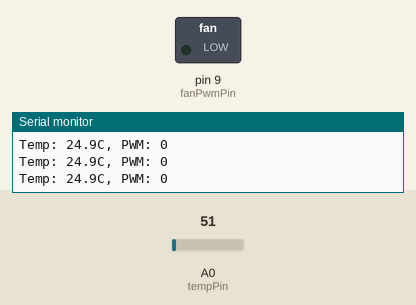
This sketch was run on a simulated Arduino Uno, built with avr-gcc and run on an emulated ATmega328P. Shown: switched loads named in the sketch (green lamp = pin HIGH), the last lines printed to the serial monitor. The inputs (shaded band) are chosen by the test bench; at power-on: A0 (tempPin) = 51.

Above: at 1.3 s.
1.4 s: A0 (tempPin) set to 61
At 2.2 s:
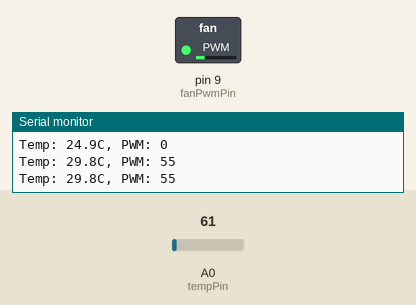
3.0 s: A0 (tempPin) set to 71
At 3.4 s:
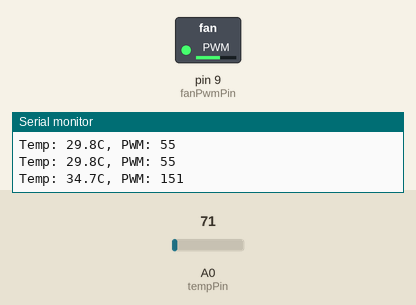
4.5 s: A0 (tempPin) set to 86
At 5.8 s:
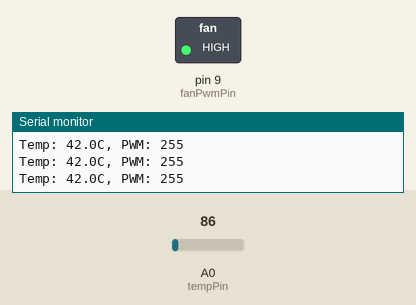
Timing chart, 0 to 7.5 s (numbered marks = the images above; inputs shaded):
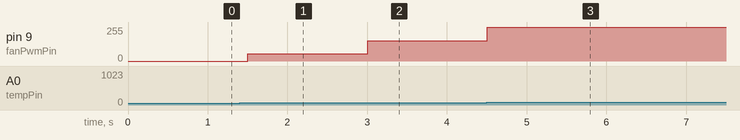

Measured:
- after the input at 1.4 s, pin 9 (fanPwmPin): 0/255 → 55/255 after 0.10 s
- after the input at 3.0 s, pin 9 (fanPwmPin): 55/255 → 151/255 at once
- after the input at 4.5 s, pin 9 (fanPwmPin): 151/255 → 255/255 at once

The sketch:

om_dhande1.ino
```cpp
const int tempPin = A0;
const int fanPwmPin = 9;
float tempC = 0.0;
int pwmValue = 0;
void setup() {
  Serial.begin(9600);
  pinMode(fanPwmPin, OUTPUT);
  analogWrite(fanPwmPin, 0);
}
void loop() {
  int analogVal = analogRead(tempPin);
  float voltage = analogVal * (5.0 / 1023.0);
  tempC = voltage * 100.0;
  float constrainedTemp = constrain(tempC, 27.0, 40.0);
  pwmValue = (int)((constrainedTemp - 27.0) * (255.0 / (40.0 - 27.0)));

  if (tempC < 27.0) {
    pwmValue = 0;
  }

  analogWrite(fanPwmPin, pwmValue);

  Serial.print("Temp: ");
  Serial.print(tempC, 1);
  Serial.print("C, PWM: ");
  Serial.println(pwmValue);

  delay(500);
}
```
